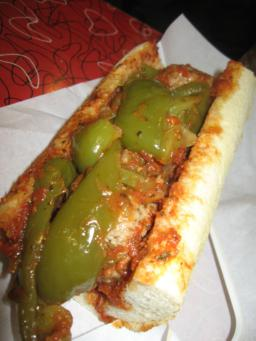
#> input picture src/images/00c0c0620ce884cb.jpg, 256 x 341 px; its folder holds only this picture in this run
$ python -i features.py   (imports and definitions only)
#> lines starting #> are read from the running program, lines starting #| are printed output that depends on the picture
from tensorflow.keras.applications.vgg16 import VGG16, preprocess_input
from tensorflow.keras.models import Model

import os
import cv2
import numpy as np
from skimage.feature import hog
from skimage import transform
import itertools

def compute_gray_histograms(images):
    """
    Calcule les histogrammes de niveau de gris pour les images en couleur.
    Input : images (list) : liste des images en couleur
    Output : descriptors (list) : liste des descripteurs d'histogrammes de niveau de gris
    """
    descriptors = []
    for image in images:
        # Calcul de l'histogramme pour chaque canal de couleur
        hist_r = cv2.calcHist([image], [0], None, [256], [0, 256])
        hist_g = cv2.calcHist([image], [1], None, [256], [0, 256])
        hist_b = cv2.calcHist([image], [2], None, [256], [0, 256])

        # Normalisation des histogrammes
        hist_r = cv2.normalize(hist_r, hist_r).flatten()
        hist_g = cv2.normalize(hist_g, hist_g).flatten()
        hist_b = cv2.normalize(hist_b, hist_b).flatten()

        # Concaténation des histogrammes des trois canaux
        hist = np.concatenate((hist_r, hist_g, hist_b))
        descriptors.append(hist)
    return descriptors

# [76 lines left out: functions compute_hog_descriptors, compute_hsv_histograms, compute_sift_descriptors, compute_cnn_features, compute_resnet50_features, not called in this run]

>>> import cv2
>>> picture = cv2.imread('images/00c0c0620ce884cb.jpg', cv2.IMREAD_GRAYSCALE)
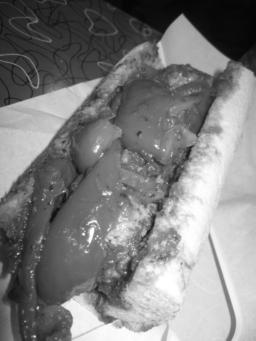
#> picture: shape (341, 256); min 2, max 255, mean 127.2
#> the loop in compute_gray_histograms, `for image in images: # Calcul de l'histogramme pour chaque canal de co..` made 1 pass
#> after the loop in compute_gray_histograms, `for image in images:`: descriptors = []
#> (the run stopped early here; a loop or call above may not have finished)

$ run again, on src/images/01ae5c150cbf4249.jpg
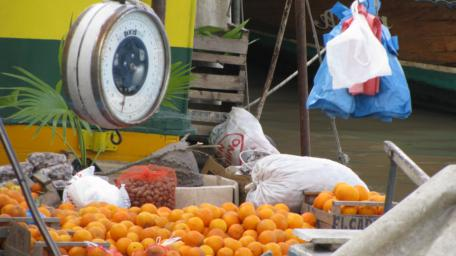
#> input picture src/images/01ae5c150cbf4249.jpg, 456 x 256 px
#> `picture = cv2.imread('images/00c0c0620ce884cb.jpg', cv2.IMREAD_GRAYSCA..`:
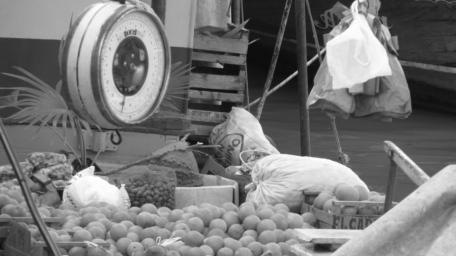
#> picture: shape (256, 456); min 2, max 255, mean 119.8
#> the loop in compute_gray_histograms, `for image in images: # Calcul de l'histogramme pour chaque canal de co..` made 1 pass
#> after the loop in compute_gray_histograms, `for image in images:`: descriptors = []

$ run again, on src/images/0200c7d15894ec5b.jpg
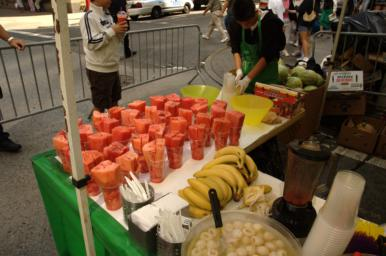
#> input picture src/images/0200c7d15894ec5b.jpg, 386 x 256 px
#> `picture = cv2.imread('images/00c0c0620ce884cb.jpg', cv2.IMREAD_GRAYSCA..`:
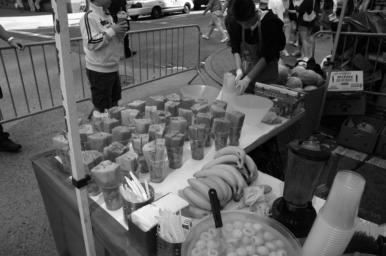
#> picture: shape (256, 386); min 0, max 255, mean 89.9
#> the loop in compute_gray_histograms, `for image in images: # Calcul de l'histogramme pour chaque canal de co..` made 1 pass
#> after the loop in compute_gray_histograms, `for image in images:`: descriptors = []

$ run again, on src/images/027d268ab377ccbc.jpg
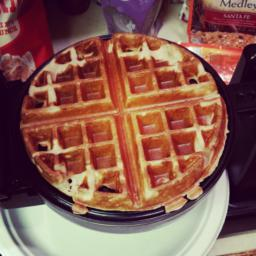
#> input picture src/images/027d268ab377ccbc.jpg, 256 x 256 px
#> `picture = cv2.imread('images/00c0c0620ce884cb.jpg', cv2.IMREAD_GRAYSCA..`:
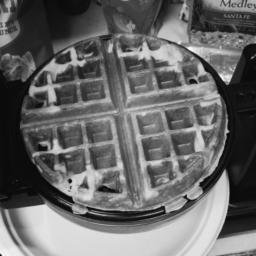
#> picture: shape (256, 256); min 0, max 255, mean 104
#> the loop in compute_gray_histograms, `for image in images: # Calcul de l'histogramme pour chaque canal de co..` made 1 pass
#> after the loop in compute_gray_histograms, `for image in images:`: descriptors = []
